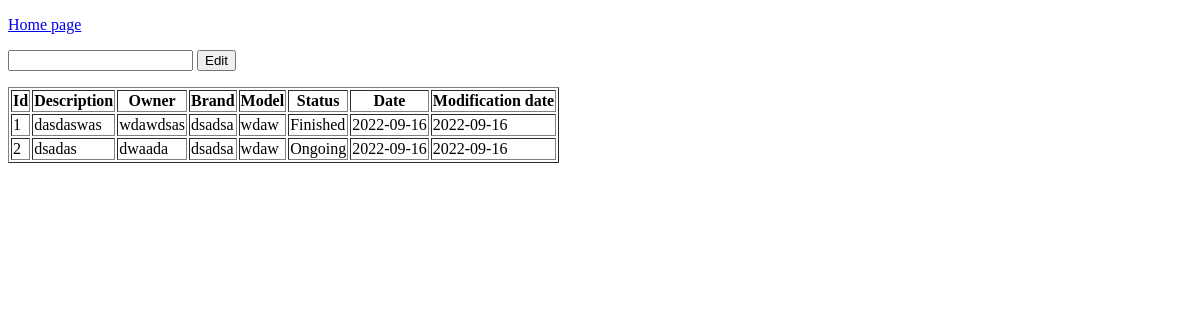
The page /orders on the database as committed earlier.
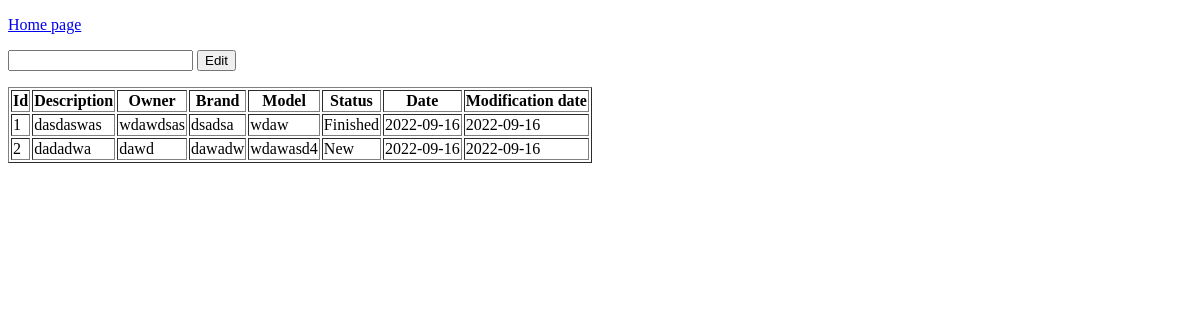
The same page on the database as committed later.
### main.py (models this page shows, shortened)
class Orders(db.Model):
    _id = db.Column("id", db.Integer, primary_key=True)
    desc = db.Column(db.String(100))
    owner = db.Column(db.String(40))
    car_id = db.Column(db.Integer, db.ForeignKey(Cars._id))
    status = db.Column(db.String(20))
    adddate = db.Column(db.Date)
    moddate = db.Column(db.Date)

class Cars(db.Model):
    _id = db.Column("id", db.Integer, primary_key=True)
    brand = db.Column(db.String(20))
    model = db.Column(db.String(20))
    adddate = db.Column(db.Date)
    moddate = db.Column(db.Date)

### main.py (the view)
@app.route("/orders", methods=["POST", "GET"])
def orders():
    if request.method == "POST":
        oid = request.form["id"]
        if oid and oid.isdecimal() and Orders.query.filter_by(_id=oid).first():
            return redirect(url_for("editorder", eid=oid))
        else:
            return redirect(url_for("orders"))
    else:
        return render_template("orders.html", orders=Orders.query.all(), cars=Cars.query.all())

### templates/orders.html (shortened to what this page needs)
{% extends "template.html" %}
{% block content %}
	<p><a href="/">Home page</a></p>
	<p>
		<form action="#" method="post">
			<input type="text" name="id"/>
			<input type="submit" value="Edit"/>
		</form>
	</p>
	<table border="1">
		<tr>
			<th>Id</th>
			<th>Description</th>
			<th>Owner</th>
			<th>Brand</th>
			<th>Model</th>
			<th>Status</th>
			<th>Date</th>
			<th>Modification date</th>
		</tr>
		{% for i in orders %}
			<tr>
				<td>{{i._id}}</td>
				<td>{{i.desc}}</td>
				<td>{{i.owner}}</td>
				{% for j in cars if j._id == i.car_id %}
					<td>{{j.brand}}</td>
					<td>{{j.model}}</td>
				{% endfor %}
				<td>{{i.status}}</td>
				<td>{{i.adddate}}</td>
				<td>{{i.moddate}}</td>
			</tr>
		{% endfor %}
	</table>
{% endblock %}

### templates/template.html (shortened to what this page needs)
<!DOCTYPE html>
<html lang="pl">
	<head>
	</head>
	<body>
		{% block content %}{% endblock %}
	</body>
</html>

Rows that differ between the two databases and show on the page:
changed Orders id 2: gains Cars (brand "dawadw", model "wdawasd4"); desc "dsadas" → "dadadwa"; owner "dwaada" → "dawd"; status "Ongoing" → "New"; loses Cars (brand "dsadsa", model "wdaw")
